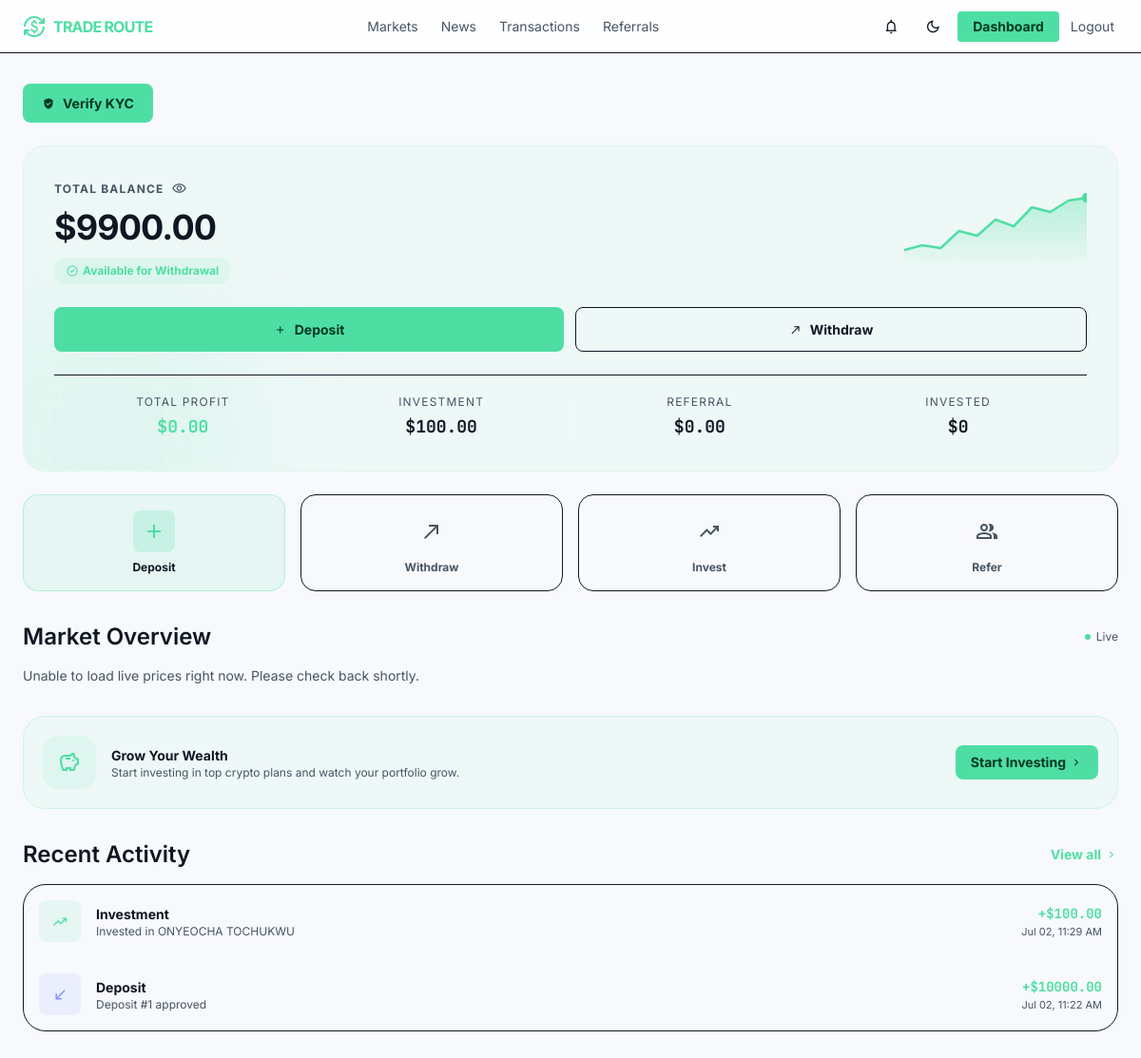
Page /dashboard/ (signed in) on the earlier database version.
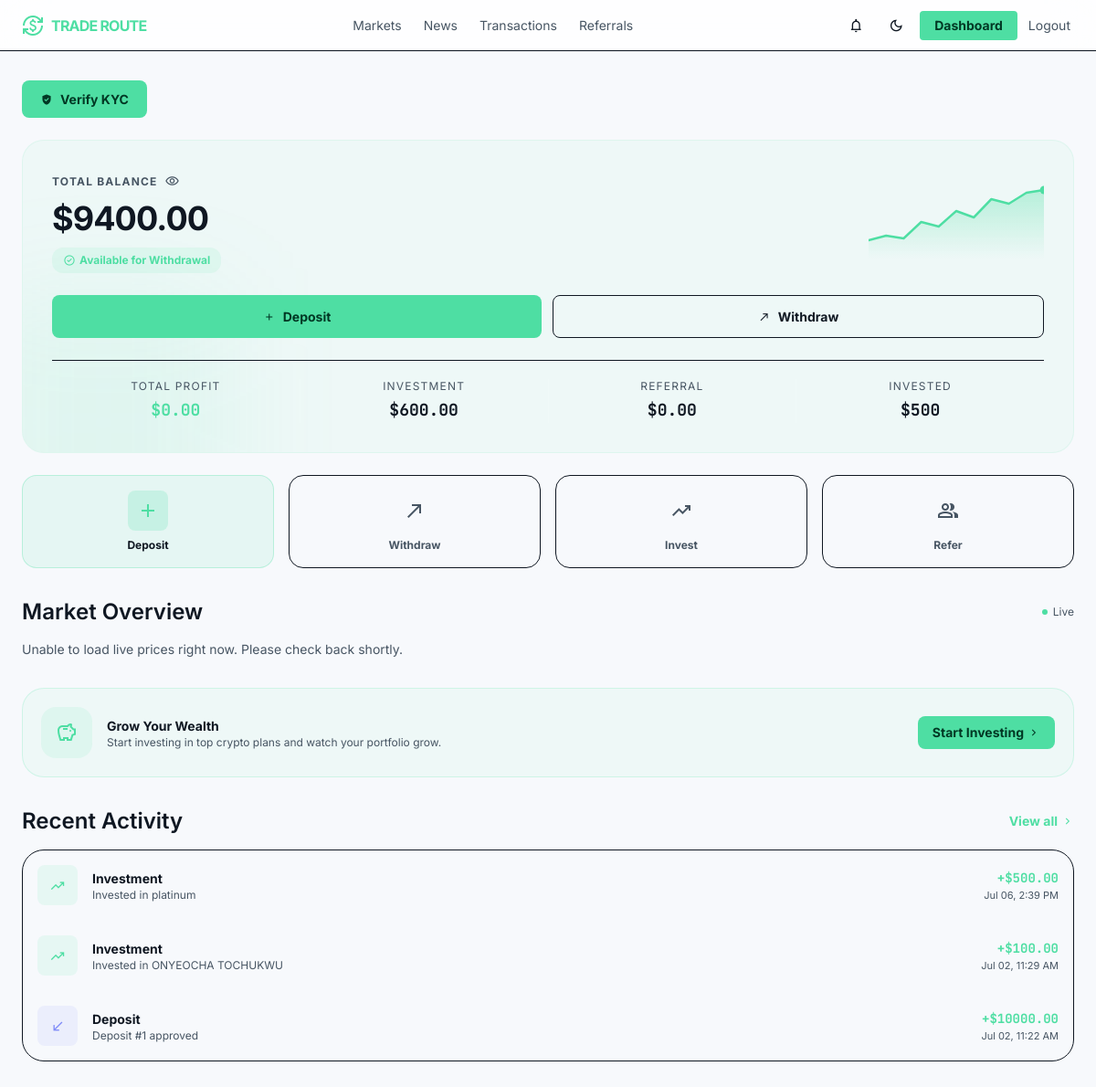
Same page on the later database version.
### core/models.py (models this page shows, shortened)
class User(AbstractUser):
    id = models.UUIDField(primary_key=True, default=uuid.uuid4, editable=False)
    phone = models.CharField(max_length=20, blank=True)
    country = models.CharField(max_length=100, blank=True)
    referral_code = models.CharField(max_length=20, unique=True)
    referred_by = models.ForeignKey(
        'self',
        on_delete=models.SET_NULL,
        null=True,
        blank=True,
        related_name='referrals'
    )
    balance = models.DecimalField(max_digits=20, decimal_places=2, default=0)
    investment_balance = models.DecimalField(max_digits=20, decimal_places=2, default=0)
    profit_balance = models.DecimalField(max_digits=20, decimal_places=2, default=0)
    referral_balance = models.DecimalField(max_digits=20, decimal_places=2, default=0)
    email_verified = models.BooleanField(default=False)
    phone_verified = models.BooleanField(default=False)
    kyc_verified = models.BooleanField(default=False)
    two_factor_enabled = models.BooleanField(default=False)
    is_admin_user = models.BooleanField(default=False)
    created_at = models.DateTimeField(auto_now_add=True)

class Transaction(models.Model):
    TYPES = (
        ("deposit","Deposit"),
        ("withdrawal","Withdrawal"),
        ("investment","Investment"),
        ("profit","Profit"),
        ("referral","Referral"),
    )
    user = models.ForeignKey(User,on_delete=models.CASCADE)
    transaction_type = models.CharField(
        max_length=30,
        choices=TYPES
    )
    amount = models.DecimalField(max_digits=20, decimal_places=2)
    description = models.TextField()
    created_at = models.DateTimeField(auto_now_add=True)

### core/views.py (the view)
# urls.py: path("dashboard/", views.dashboard_view, name="dashboard"),
@login_required
def dashboard_view(request):
    user = request.user
    active_investments = Investment.objects.filter(user=user, status="running")
    recent_transactions = Transaction.objects.filter(user=user).order_by("-created_at")[:10]
    recent_deposits = Deposit.objects.filter(user=user).order_by("-created_at")[:5]
    latest_unread_notification = Notification.objects.filter(
        user=user, is_read=False
    ).order_by("-created_at").first()
    context = {
        "active_investments": active_investments,
        "recent_transactions": recent_transactions,
        "recent_deposits": recent_deposits,
        "total_invested": active_investments.aggregate(s=Sum("amount"))["s"] or 0,
        "referral_count": user.referrals.count(),
        "latest_unread_notification": latest_unread_notification,
    }
    return render(request, "core/dashboard.html", context)

### core/context_processors.py (called while the page is built)
def site_settings(request):
    return {"site_settings": SiteSetting.objects.first()}

def notifications_badge(request):
    if request.user.is_authenticated:
        count = Notification.objects.filter(user=request.user, is_read=False).count()
    else:
        count = 0
    return {"unread_notifications_count": count}

### core/templates/core/dashboard.html (shortened to what the changed rows need)
{% extends "core/base.html" %}
{% load static %}
{% block content %}
<div class="max-w-max-desktop mx-auto px-container-padding py-stack-lg pb-32 md:pb-stack-lg">
    <div class="relative overflow-hidden rounded-3xl bg-primary/5 border border-primary/10 p-6 md:p-8 mb-6 reveal-fade-in reveal-delay-1">
        <div class="relative z-10 flex flex-col md:flex-row md:items-center gap-6">
            <div class="flex-1 min-w-0">
                <div class="flex items-center gap-2 mb-2">
                    <p class="text-on-surface-variant text-xs uppercase tracking-widest font-bold">Total Balance</p>
                    <button type="button" id="balance-toggle" aria-label="Show or hide balance" class="text-on-surface-variant hover:text-primary transition-colors">
                    </button>
                </div>
                <h2 class="font-display-lg text-3xl md:text-4xl font-bold tracking-tight mb-3" id="balance-amount" data-value="{{ user.balance }}">${{ user.balance }}</h2>
                <span class="inline-flex items-center gap-1 bg-primary/10 text-primary text-xs font-bold px-3 py-1 rounded-full">
                    <span class="material-symbols-outlined text-sm">check_circle</span>
                    Available for Withdrawal
                </span>
            </div>
            <div class="w-full md:w-48 h-20 shrink-0">
            </div>
        </div>
        <div class="relative z-10 mt-6 pt-5 border-t edge-b-10 flex items-center divide-x divide-white/10">
            <div class="flex-1 text-center px-2">
                <p class="text-on-surface-variant text-[10px] md:text-xs uppercase tracking-widest mb-1">Total Profit</p>
                <p class="font-data-md md:font-data-lg text-sm md:text-lg font-bold text-primary truncate">${{ user.profit_balance }}</p>
            </div>
            <div class="flex-1 text-center px-2">
                <p class="text-on-surface-variant text-[10px] md:text-xs uppercase tracking-widest mb-1">Investment</p>
                <p class="font-data-md md:font-data-lg text-sm md:text-lg font-bold truncate">${{ user.investment_balance }}</p>
            </div>
            <div class="flex-1 text-center px-2">
                <p class="text-on-surface-variant text-[10px] md:text-xs uppercase tracking-widest mb-1">Referral</p>
                <p class="font-data-md md:font-data-lg text-sm md:text-lg font-bold truncate">${{ user.referral_balance }}</p>
            </div>
            <div class="flex-1 text-center px-2">
                <p class="text-on-surface-variant text-[10px] md:text-xs uppercase tracking-widest mb-1">Invested</p>
                <p class="font-data-md md:font-data-lg text-sm md:text-lg font-bold truncate">${{ total_invested }}</p>
            </div>
        </div>
    </div>
    <div class="mb-8">
        <div class="flex items-center justify-between mb-4">
            <h2 class="font-headline-md text-headline-md">Market Overview</h2>
        </div>
    </div>
    <div class="mb-8">
        <div class="flex justify-between items-center mb-4">
            <h2 class="font-headline-md text-headline-md">Recent Activity</h2>
        </div>
        <div class="rounded-3xl edge-bg-5 border edge-b-5 divide-y divide-white/5 overflow-hidden">
            {% for tx in recent_transactions %}
            <div class="flex items-center gap-4 p-4">
                <span class="w-11 h-11 rounded-xl flex items-center justify-center shrink-0
                    {% if tx.transaction_type == 'investment' %}bg-primary/10 text-primary
                    {% elif tx.transaction_type == 'deposit' %}bg-indigo-400/10 text-indigo-400
                    {% elif tx.transaction_type == 'withdrawal' %}bg-error/10 text-error
                    {% elif tx.transaction_type == 'profit' %}bg-primary/10 text-primary
                    {% else %}bg-yellow-500/10 text-yellow-500{% endif %}">
                    <span class="material-symbols-outlined text-lg">
                    </span>
                </span>
                <div class="flex-1 min-w-0">
                    <p class="font-bold text-on-surface">{{ tx.get_transaction_type_display }}</p>
                    <p class="text-on-surface-variant text-xs truncate">{{ tx.description }}</p>
                </div>
                <div class="text-right shrink-0">
                    <p class="font-data-md font-bold
                        {% if tx.transaction_type == 'withdrawal' %}text-error{% else %}text-primary{% endif %}">
                        {% if tx.transaction_type == 'withdrawal' %}-{% else %}+{% endif %}${{ tx.amount }}
                    </p>
                    <p class="text-on-surface-variant text-[11px]">{{ tx.created_at|date:"M d, g:i A" }}</p>
                </div>
            </div>
            {% empty %}
            <p class="text-on-surface-variant text-sm p-4">No activity yet.</p>
            {% endfor %}
        </div>
    </div>
</div>
{% url 'core:dashboard' as dash_url %}
{% url 'core:investment_plans' as markets_url %}
{% url 'core:investment_list' as portfolio_url %}
{% url 'core:profile' as profile_url %}
{% endblock %}

Differences in the rows shown:
changed User: balance "9900.00" → "9400.00"; investment_balance "100.00" → "600.00"
added Transaction: transaction_type "Investment", description "Invested in platinum", amount "500.00", created_at "Jul 06, 2:39 PM"
Other differences:
{{ total_invested }}: "0" → "500"
